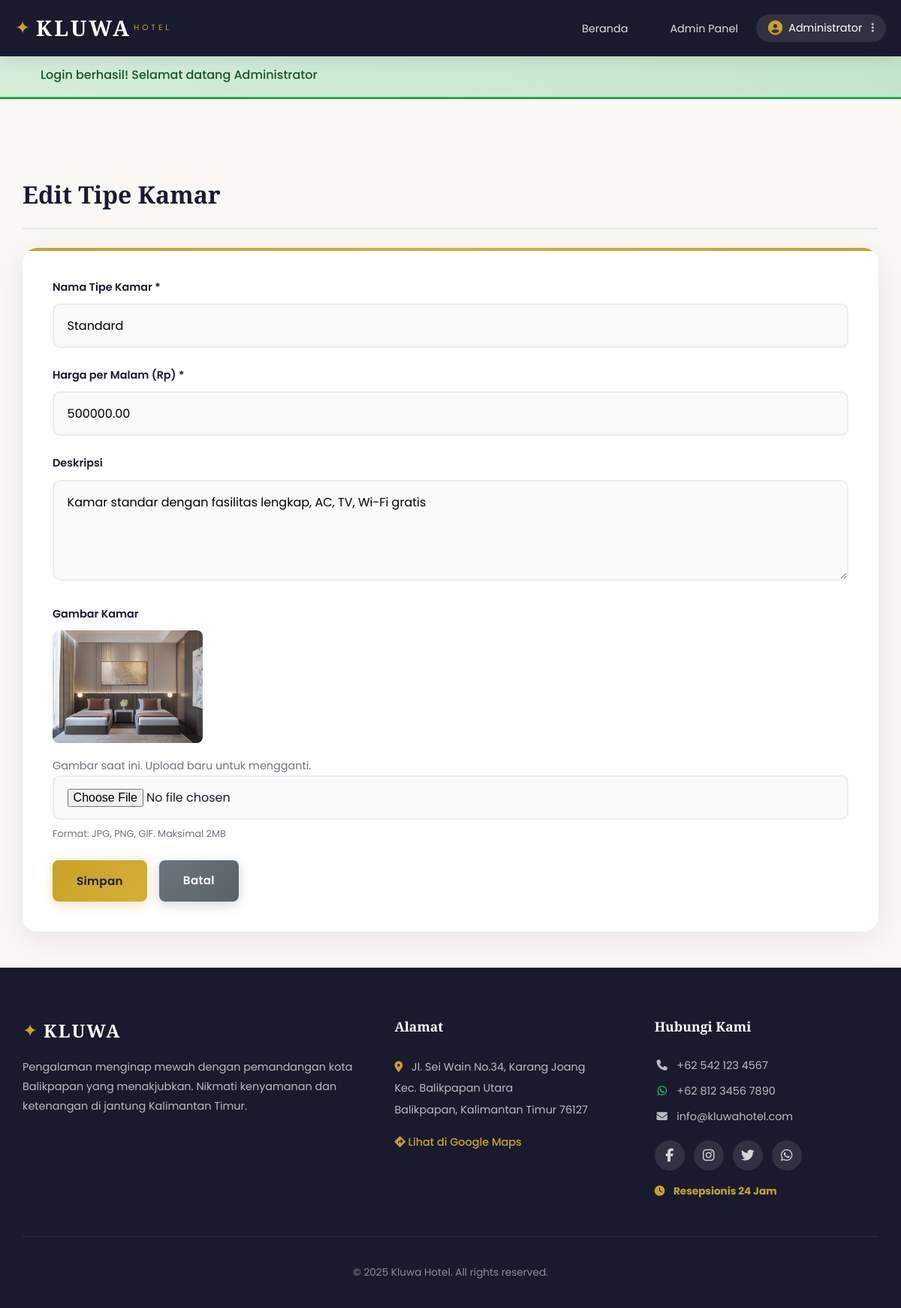
The page /index.php?route=admin/roomTypeForm&id=1 (signed in) on the database its author committed.
### tables this page shows
CREATE TABLE IF NOT EXISTS room_types (
    id INT PRIMARY KEY AUTO_INCREMENT,
    name VARCHAR(100) NOT NULL,
    price DECIMAL(12,2) NOT NULL,
    description TEXT,
    image VARCHAR(255),
    created_at TIMESTAMP DEFAULT CURRENT_TIMESTAMP
);

### controllers/BaseController.php (called while the page is built, shortened)
<?php
class BaseController {
    public function __construct() {
        $database = new Database();
        $this->db = $database->getConnection();
    }
    protected function view($viewPath, $data = []) {
        extract($data);
        include 'views/layouts/header.php';
        include "views/{$viewPath}.php";
        include 'views/layouts/footer.php';
    }
}
?>

### controllers/AdminController.php (called while the page is built, shortened)
<?php
class AdminController extends BaseController {
    private $roomTypeModel;
    public function __construct() {
        $this->roomTypeModel = new Room_type_model($this->db);
    }
    public function roomTypeForm() {
        $roomType = null;
        $isEdit = false;
        if (isset($_GET['id'])) {
            $isEdit = true;
            $roomType = $this->roomTypeModel->find($_GET['id']);
        }
        $data = [
            'roomType' => $roomType,
            'isEdit' => $isEdit
        ];
        $this->view('admin/room_type_form', $data);
    }
}
?>

### helpers.php (called while the page is built, shortened)
<?php
function e($value) {
    return htmlspecialchars($value, ENT_QUOTES, 'UTF-8');
}
function url($route = '', $params = []) {
    $base = dirname($_SERVER['SCRIPT_NAME']);
    if ($base === '/' || $base === '\\') $base = '';
    $url = $base . '/index.php' . ($route ? '?route=' . $route : '');
    return $url;
}
function asset($path) {
    $base = dirname($_SERVER['SCRIPT_NAME']);
    if ($base === '/' || $base === '\\') $base = '';
    return $base . '/' . ltrim($path, '/');
}
?>

### config/koneksi.php (called while the page is built)
<?php
class Database {
    private $host = "localhost";
    private $db_name = "kluwa_hotel";
    private $username = "root";
    private $password = "";
    public function getConnection() {
        try {
            $conn = new PDO(
                "mysql:host={$this->host};dbname={$this->db_name}",
                $this->username,
                $this->password,
                [PDO::ATTR_ERRMODE => PDO::ERRMODE_EXCEPTION]
            );
            $conn->exec("SET NAMES utf8");
            return $conn;
        } catch(PDOException $e) {
            die("Connection Error: " . $e->getMessage());
        }
    }
}
?>

### models/Room_type_model.php (called while the page is built, shortened)
<?php
class Room_type_model {
    protected $qb;
    public function __construct($db) {
        $this->qb = new QueryBuilder($db);
    }
    public function find($id) {
        $this->qb->table('room_types');
        $this->qb->where('id', '=', $id);
        return $this->qb->first();
    }
}
?>

### models/QueryBuilder.php (called while the page is built, shortened)
<?php
class QueryBuilder {
    protected $db;
    protected $table;
    protected $selects = ['*'];
    protected $wheres = [];
    protected $limit;
    protected $bindings = [];
    protected $binding_counter = 0;
    public function __construct(PDO $db) {
        $this->db = $db;
    }
    protected function newQuery(): self {
        $this->selects = ['*'];
        $this->wheres = [];
        $this->limit = null;
        $this->offset = null;
        $this->bindings = [];
        $this->binding_counter = 0;
        return $this;
    }
    public function table(string $table): self {
        $this->table = $table;
        return $this;
    }
    public function where(string $column, string $operator, $value): self {
        $placeholder = $this->addBinding($value);
        $this->wheres[] = ['type' => 'AND', 'query' => "$column $operator $placeholder"];
        return $this;
    }
    public function limit(int $count): self {
        $this->limit = $count;
        return $this;
    }
    protected function addBinding($value): string {
        $this->binding_counter++;
        $placeholder = ':b' . $this->binding_counter;
        $this->bindings[$placeholder] = $value;
        return $placeholder;
    }
    protected function compileWheres(array $wheres, bool $isGrouped = false): string {
        $sql = '';
        foreach ($wheres as $i => $where) {
            $prefix = ($i == 0 || $isGrouped && $i == 0) ? '' : $where['type'] . ' ';
            $sql .= $prefix . $where['query'] . ' ';
        }
        return trim($sql);
    }
    protected function buildSelectQuery(): string {
        $sql = "SELECT " . implode(', ', $this->selects) . " FROM " . $this->table;
        if (!empty($this->wheres)) {
            $sql .= " WHERE " . $this->compileWheres($this->wheres);
        }
        if ($this->limit !== null) {
            $sql .= " LIMIT " . $this->limit;
        }
        return $sql;
    }
    public function first(): ?array {
        $stmt = $this->db->prepare($this->buildSelectQuery());
        $stmt->execute($this->bindings);
        $result = $stmt->fetch(PDO::FETCH_ASSOC);
        return $result ?: null;
    }
}
?>

### views/admin/room_type_form.php (the view, shortened to what this page needs)
<div class="container">
    <h2><?php echo $isEdit ? 'Edit' : 'Tambah'; ?> Tipe Kamar</h2>
    <?php
    $old = $_SESSION['old'] ?? [];
    ?>
    <div class="form-card">
        <form method="POST" action="<?php echo url('admin/saveRoomType'); ?>" enctype="multipart/form-data">
            <div class="form-group">
                <label for="name">Nama Tipe Kamar *</label>
                <input type="text" name="name" id="name"
                       value="<?php echo e($old['name'] ?? ($roomType['name'] ?? '')); ?>" required>
            </div>
            <div class="form-group">
                <label for="price">Harga per Malam (Rp) *</label>
                <input type="number" name="price" id="price" min="0" step="1000"
                       value="<?php echo e($old['price'] ?? ($roomType['price'] ?? '')); ?>" required>
            </div>
            <div class="form-group">
                <label for="description">Deskripsi</label>
                <textarea name="description" id="description" rows="4"><?php echo e($old['description'] ?? ($roomType['description'] ?? '')); ?></textarea>
            </div>
            <div class="form-group">
                <label for="image">Gambar Kamar</label>
                <?php if ($isEdit && !empty($roomType['image'])): ?>
                    <div class="current-image">
                        <img src="<?php echo asset('uploads/' . $roomType['image']); ?>" alt="Gambar saat ini" style="max-width: 200px; border-radius: 8px; margin-bottom: 10px;">
                        <p style="color: var(--text-light); font-size: 0.9rem;">Gambar saat ini. Upload baru untuk mengganti.</p>
                    </div>
                <?php endif; ?>
                <input type="file" name="image" id="image" accept="image/*">
                <small>Format: JPG, PNG, GIF. Maksimal 2MB</small>
            </div>
            <div class="form-actions">
                <button type="submit" class="btn btn-primary">Simpan</button>
                <a href="<?php echo url('admin/roomTypes'); ?>" class="btn btn-secondary">Batal</a>
            </div>
        </form>
    </div>
</div>

### css/style.css (style rules this page uses)
:root { --primary-color: #1a1a2e; --secondary-color: #16213e; --accent-color: #c9a227; --accent-hover: #d4af37; --text-dark: #1a1a2e; --text-light: #6c757d; --text-white: #ffffff; --bg-light: #f8f9fa; --bg-cream: #faf8f5; --border-color: #e9ecef; --shadow-sm: 0 2px 8px rgba(0,0,0,0.08); --shadow-md: 0 4px 20px rgba(0,0,0,0.1); --shadow-lg: 0 10px 40px rgba(0,0,0,0.15); --transition: all 0.3s ease; --font-heading: 'Playfair Display', Georgia, serif; --font-body: 'Poppins', -apple-system, BlinkMacSystemFont, sans-serif; }
* { margin: 0; padding: 0; box-sizing: border-box; }
html { scroll-behavior: smooth; }
body { font-family: var(--font-body); font-size: 16px; line-height: 1.7; color: var(--text-dark); background-color: var(--bg-cream); }
.container { max-width: 1200px; margin: 0 auto; padding: 0 20px; }
.container > h2 { font-family: var(--font-heading); font-size: 2rem; color: var(--primary-color); margin-bottom: 1.5rem; padding-bottom: 1rem; border-bottom: 3px solid var(--border-color); }
.btn { display: inline-flex; align-items: center; justify-content: center; gap: 0.5rem; padding: 0.9rem 2rem; font-family: var(--font-body); font-size: 0.95rem; font-weight: 600; text-decoration: none; border: none; border-radius: 8px; cursor: pointer; transition: all 0.3s cubic-bezier(0.4, 0, 0.2, 1); position: relative; overflow: hidden; letter-spacing: 0.3px; }
.btn::before { content: ''; position: absolute; top: 0; left: -100%; width: 100%; height: 100%; background: linear-gradient(90deg, transparent, rgba(255,255,255,0.2), transparent); transition: left 0.5s ease; }
.btn-primary { background: linear-gradient(135deg, var(--accent-color) 0%, var(--accent-hover) 100%); color: var(--primary-color); box-shadow: 0 4px 15px rgba(201,162,39,0.3); }
.btn-secondary { background: linear-gradient(135deg, #6c757d 0%, #5a6268 100%); color: var(--text-white); box-shadow: 0 4px 15px rgba(108,117,125,0.3); }
.main-content > .container { padding-top: 100px; padding-bottom: 3rem; }
.form-group { margin-bottom: 1.5rem; }
.form-group label { display: block; margin-bottom: 0.6rem; font-weight: 600; font-size: 0.9rem; color: var(--text-dark); }
.form-group input, .form-group select, .form-group textarea { width: 100%; padding: 0.95rem 1.1rem; border: 2px solid var(--border-color); border-radius: 10px; font-size: 1rem; font-family: var(--font-body); transition: all 0.3s ease; background: #fafafa; }
.form-group input::placeholder, .form-group textarea::placeholder { color: #adb5bd; }
.form-group small { display: block; margin-top: 0.5rem; color: var(--text-light); font-size: 0.8rem; }
.form-actions { display: flex; gap: 1rem; margin-top: 1.5rem; }
.form-card, .profile-card, .search-card, .booking-summary, .payment-container { background: var(--text-white); padding: 2.5rem; border-radius: 20px; box-shadow: 0 10px 40px rgba(26,26,46,0.08); margin-top: 1rem; position: relative; overflow: hidden; }
.form-card::before, .profile-card::before, .search-card::before { content: ''; position: absolute; top: 0; left: 0; right: 0; height: 4px; background: linear-gradient(90deg, var(--accent-color), var(--accent-hover), var(--accent-color)); }
@media (max-width: 1200px) { .container { padding: 0 30px; } }

### rows shown on the page
room_types: name "Standard", price "500000.00", description "Kamar standar dengan fasilitas lengkap, AC, TV, Wi-Fi gratis", image (picture)

### other values the page prints
$_SESSION['user_name'] "Administrator"
$flash['message'] "Login berhasil! Selamat datang Administrator"
